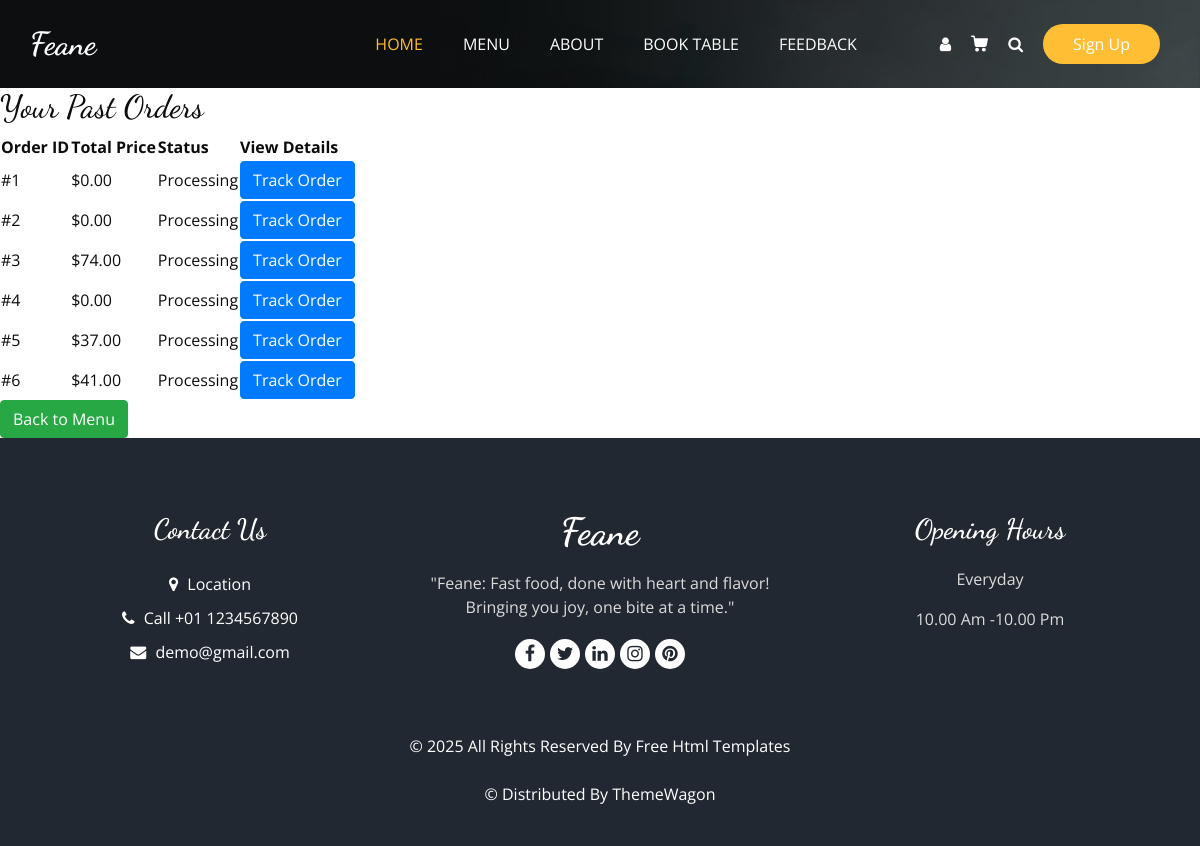
The page /view_orders/ (signed in) on the database its author committed.
### Base_app/models.py (models this page shows)
class Order(models.Model):
    user = models.ForeignKey(User, on_delete=models.CASCADE)
    items = models.ManyToManyField(Cart)
    address = models.TextField()
    phone = models.CharField(max_length=15)
    total_price = models.DecimalField(max_digits=10, decimal_places=2, default=0)  # Set default value
    status = models.CharField(default="Processing", max_length=20)
    ordered_at = models.DateTimeField(auto_now_add=True)

### Base_app/views.py (the view)
# urls.py: path('view_orders/', view_orders, name='view_orders'),  # New route
@login_required
def view_orders(request):
    orders = Order.objects.filter(user=request.user)
    return render(request, "view_orders.html", {"orders": orders})

### Template/view_orders.html
{% extends "base.html" %}
{% load static %}
{% block class %}class="sub_page"{% endblock class %}
{% block main %}
<h2>Your Past Orders</h2>
{% if orders %}
    <table>
        <tr>
            <th>Order ID</th>
            <th>Total Price</th>
            <th>Status</th>
            <th>View Details</th>
        </tr>
        {% for order in orders %}
        <tr>
            <td>#{{ order.id }}</td>
            <td>${{ order.total_price }}</td>
            <td>{{ order.status }}</td>
            <td><a href="{% url 'order_status' order.id %}" class="btn btn-primary">Track Order</a></td>
        </tr>
        {% endfor %}
    </table>
{% else %}
    <p>No orders placed yet.</p>
{% endif %}
<a href="{% url 'menu' %}" class="btn btn-success">Back to Menu</a>
{% endblock main %}

### Static/css/style.css (style rules this page uses)
body { font-family: "Open Sans", sans-serif; color: #0c0c0c; background-color: #ffffff; overflow-x: hidden; }
h1, h2 { font-family: 'Dancing Script', cursive; }
a, a:hover, a:focus { text-decoration: none; }
.btn, .btn:focus { outline: none !important; -webkit-box-shadow: none; box-shadow: none; }

### rows shown on the page
Order: id "1", total_price "0.00", status "Processing"
Order: id "2", total_price "0.00", status "Processing"
Order: id "3", total_price "74.00", status "Processing"
Order: id "4", total_price "0.00", status "Processing"
Order: id "5", total_price "37.00", status "Processing"
Order: id "6", total_price "41.00", status "Processing"
